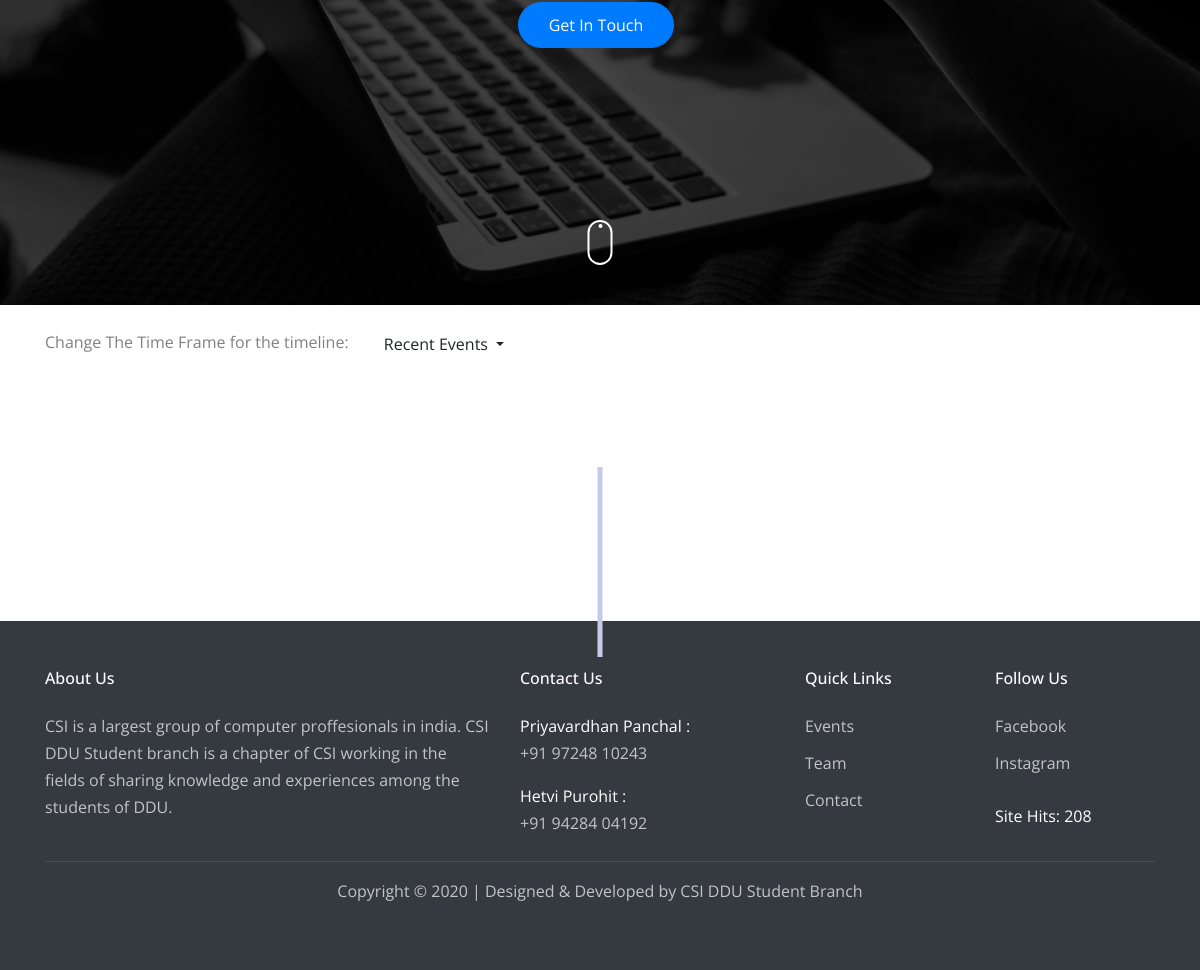
The page /events.php?year=2019 (lower part) on the database as committed earlier.
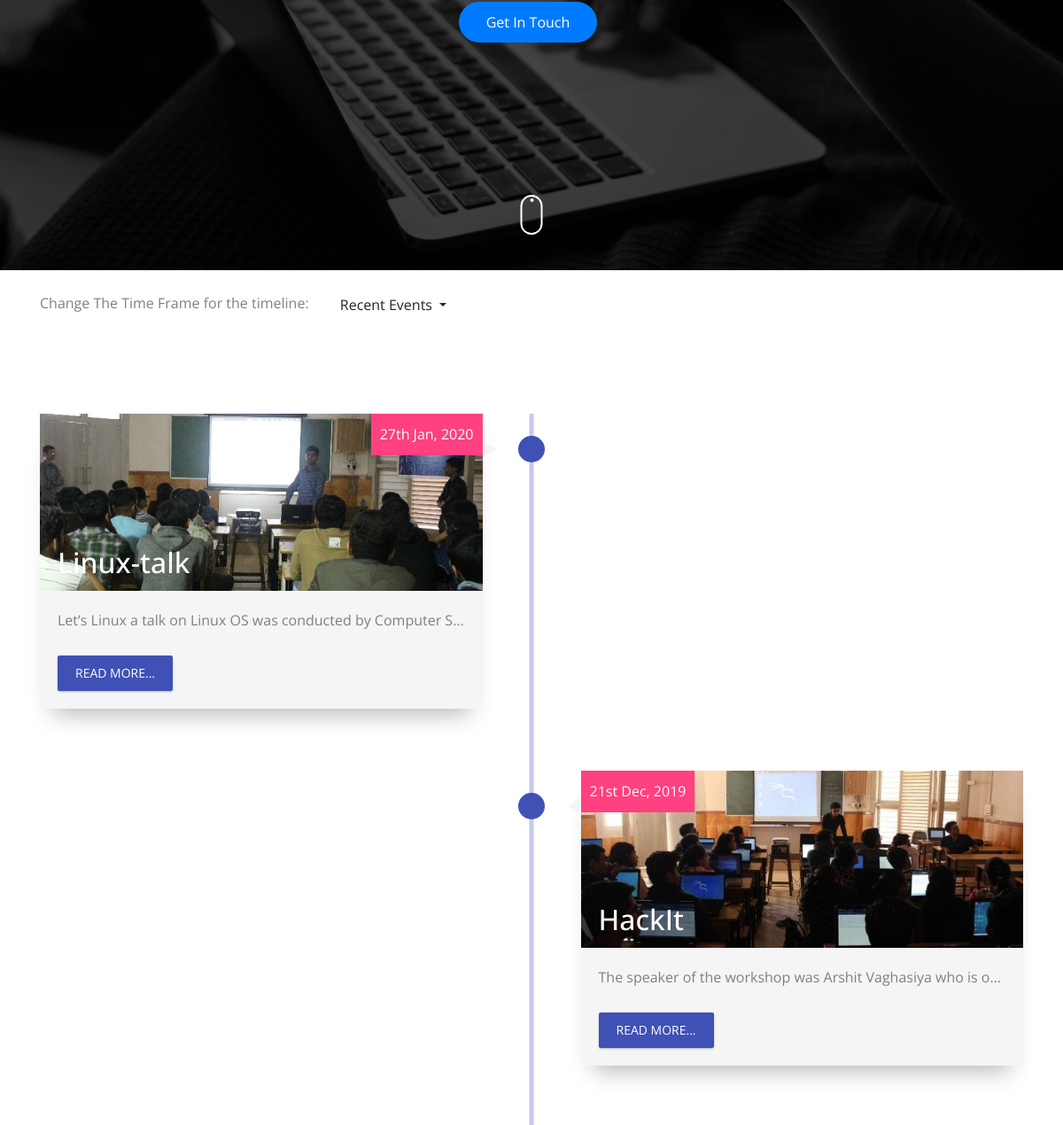
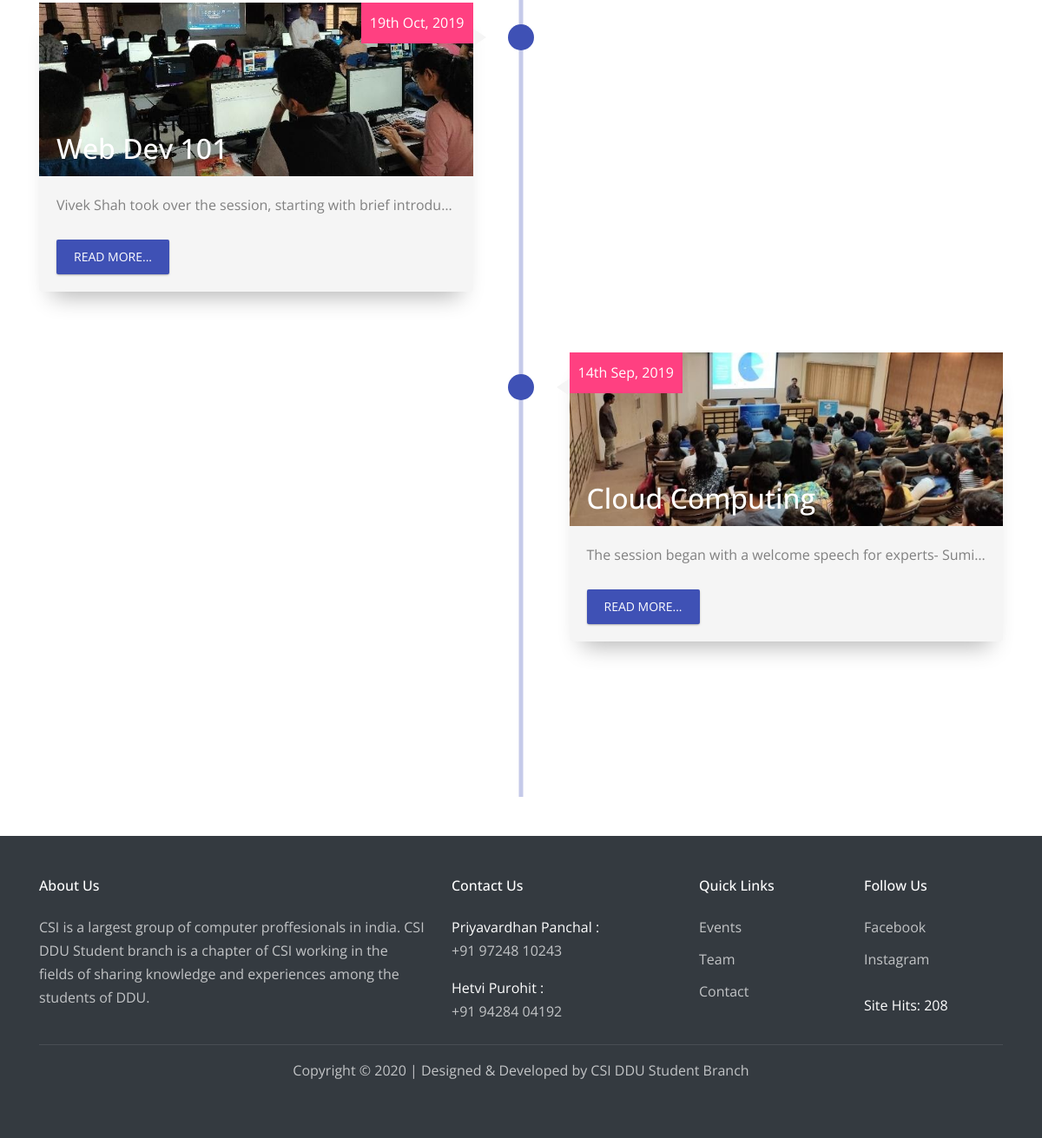
The same page on the database as committed later (2 pictures, top to bottom).
### tables this page shows
CREATE TABLE `tbl_site_stats` (
  `id` int(2) NOT NULL DEFAULT '0',
  `visits` int(10) NOT NULL DEFAULT '7'
);

CREATE TABLE `event_master` (
  `id` int(6) NOT NULL,
  `name` varchar(70) NOT NULL,
  `type` varchar(20) NOT NULL,
  `date` date NOT NULL,
  `description` varchar(700) NOT NULL,
  `photo_link` varchar(500) DEFAULT NULL,
  `blog_link` varchar(500) DEFAULT NULL
);

### events.php (the view, shortened to what this page needs)
<!doctype html>
<html lang="en">
<head>
  <link rel="stylesheet" href="fonts/icomoon/style.css">
  <link rel="stylesheet" href="css/bootstrap.min.css">
  <link rel="stylesheet" href="css/jquery-ui.css">
  <link rel="stylesheet" href="css/jquery.fancybox.min.css">
  <link rel="stylesheet" href="css/bootstrap-datepicker.css">
  <link rel="stylesheet" href="css/owl.carousel.min.css">
  <link rel="stylesheet" href="css/owl.theme.default.min.css">
  <link rel="stylesheet" href="css/owl.theme.default.min.css">
  <link rel="stylesheet" href="fonts/flaticon/font/flaticon.css">
  <link rel="stylesheet" href="css/aos.css">
  <link rel="stylesheet" href="css/style.css">
  <link rel="stylesheet" href="css/timeline.css">
</head>
<body data-spy="scroll" data-target=".site-navbar-target" data-offset="300">
  <div class="site-wrap">
  <div class="site-blocks-cover overlay" style="background-image: url(images/header_background.jpg);" data-aos="fade" id="home-section">
    <div class="container">
      <div class="row align-items-center justify-content-center">
        <div class="col-md-10 mt-lg-5 text-center">
          <a href="contact.php" target="_blank" class="btn  btn-primary mr-2 mb-2">Get In Touch</a>
        </div>
      </div>
    </div>
    <a href="#next" class="mouse smoothscroll">
      <span class="mouse-icon">
        <span class="mouse-wheel"></span>
      </span>
    </a>
  </div>
  <div class="dropdown mt-3 container">
     Change The Time Frame for the timeline:
    <button type="button" class="btn brn-info dropdown-toggle" data-toggle="dropdown">
      Recent Events
    </button>
  </div>
  </div>
  <section class="timeline">
    <div class="container">
    <?php
    include("db_connect.php");
    $sql = "SELECT * from event_master ORDER BY date DESC LIMIT 10";
    if(isset($_GET["year"]))
    {
      if($_GET["year"]==2019)
        $sql = "SELECT * from event_master WHERE date BETWEEN '2019-07-01' AND '2020-06-30' ORDER BY date DESC";
    }
    $e_list = $pdo->query($sql)->fetchAll();
    foreach($e_list as $e){
    ?>
      <div class="timeline-item">
        <div class="timeline-img"></div>
        <div class="timeline-content timeline-card">
          <div class="timeline-img-header" style="background-image: url(<?php echo $e['photo_link']; ?>);">
            <h2><?php echo $e['name']; ?></h2>
          </div>
          <div class="date"><?php echo date("jS M, Y", strtotime($e['date'])); ?></div>
          <div class="content"><p class="text-truncate"><?php echo $e['description']; ?></p></div>
          <a class="bnt-more" data-toggle="modal" data-target=<?php echo "\"#event".$e['id']."\""; ?> class="text-white" style="color:white;"> Read More... </a>
        </div>
    </div>
    <?php
    }
    ?>
    </div>
  </section>
<br>
<br>
  <?php include("footer.php"); ?>
</body>
</html>

### footer.php (shortened to what this page needs)
<footer class="site-footer">
	<div class="container">
		<div class="d-block">
			<div class="row">
				<div class="col-md-5">
					<h2 class="footer-heading mb-4">About Us</h2>
					<p>CSI is a largest group of computer proffesionals in india. CSI DDU Student branch is a chapter of CSI working in the fields of sharing knowledge and experiences among the students of DDU.</p>
				</div>
				<div class="col-md-3">
					<h2 class="footer-heading mb-4">Contact Us</h2>
					<p class="text-white">Priyavardhan Panchal : <br><a href="tel:+919724810243" style="text-decoration:none">+91 97248 10243</a></p>
					<p class="text-white">Hetvi Purohit : <br><a href="tel:+919428404192" style="text-decoration:none">+91 94284 04192</a></p>
				</div>
				<div class="col-md-2">
					<h2 class="footer-heading mb-4">Quick Links</h2>
					<ul class="list-unstyled">
						<li><a href="events.php" style="text-decoration:none">Events</a></li>
						<li><a href="team.php" style="text-decoration:none">Team</a></li>
						<li><a href="contact.php" style="text-decoration:none">Contact</a></li>
					</ul>
				</div>
				<div class="col-md-2">
					<h2 class="footer-heading mb-4">Follow Us</h2>
					<ul class="list-unstyled">
						<li><a href="https://www.facebook.com/Computer-Society-of-India-DDU-Student-Branch-328507823907859/" target="_blank" style="text-decoration:none">Facebook</a></li>
						<li><a href="https://Instagram.com/csi_ddu" target="_blank" style="text-decoration:none">Instagram</a></li>
						<li class="pt-3"><p class="footer-heading"> Site Hits:
 							<?php
					  			include("db_connect.php");
					  			$sql = "SELECT * from tbl_site_stats WHERE id=0";
					  			$stats = $pdo->query($sql)->fetch();
					  			$visits = $stats["visits"];
					  			echo $visits;
					  		?>
 						</li>
					</ul>
				</div>
			</div>
		</div>
		<div class="row mt-1 pt-1 text-center">
			<div class="col-md-12">
				<div class="border-top pt-3">
					<p> Copyright &copy; 2020 | Designed & Developed by CSI DDU Student Branch </p>
				</div>
			</div>
		</div>
	</div>
</footer>

### css/style.css (style rules this page uses)
html { overflow-x: hidden; }
body { line-height: 1.7; color: gray; font-weight: 400; font-size: 1rem; }
a { -webkit-transition: .3s all ease; -o-transition: .3s all ease; transition: .3s all ease; }
h1, h2, h3, h4, h5, .h1, .h2, .h3, .h4, .h5 { font-family: "Open Sans", -apple-system, BlinkMacSystemFont, "Segoe UI", Roboto, "Helvetica Neue", Arial, "Noto Sans", sans-serif, "Apple Color Emoji", "Segoe UI Emoji", "Segoe UI Symbol", "Noto Color Emoji"; }
body:after { -webkit-transition: .3s all ease-in-out; -o-transition: .3s all ease-in-out; transition: .3s all ease-in-out; }
.btn { font-size: 16px; border-radius: 30px; padding: 10px 30px; }
.btn.btn-primary { background: #007bff; border-color: #007bff; color: #fff; }
.site-footer { padding: 3em 0; background: #343a40; }
@media (min-width: 768px) { .site-footer { padding: 3em 0; } }
.site-footer .border-top { border-top: 1px solid rgba(255, 255, 255, 0.1) !important; }
.site-footer p { color: rgba(255, 255, 255, 0.7); }
.site-footer h2, .site-footer h3, .site-footer h4, .site-footer h5 { color: #fff; }
.site-footer a { color: rgba(255, 255, 255, 0.7); text-decoration: underline; }
.site-footer ul li { margin-bottom: 10px; }
.site-footer .footer-heading { font-size: 16px; color: #fff; }
.site-blocks-cover { background-size: cover; background-repeat: no-repeat; background-position: top; background-position: center center; }
.site-blocks-cover.overlay { position: relative; }
.site-blocks-cover.overlay:before { position: absolute; content: ""; left: 0; bottom: 0; right: 0; top: 0; background: rgba(0, 0, 0, 0.7); }
.site-blocks-cover, .site-blocks-cover > .container > .row { min-height: 600px; height: calc(100vh); }
.mouse { position: absolute; bottom: 40px; z-index: 5; left: 50%; -webkit-transform: translateX(-50%); -ms-transform: translateX(-50%); transform: translateX(-50%); display: block; }
.mouse .mouse-icon { display: block; width: 25px; height: 45px; border: 2px solid white; border-radius: 15px; cursor: pointer; position: relative; text-align: center; -webkit-transition: .3s all ease-in-out; -o-transition: .3s all ease-in-out; transition: .3s all ease-in-out; }
.mouse .mouse-wheel { height: 4px; margin: 2px auto 0; display: block; width: 4px; background-color: white; border-radius: 50%; -webkit-animation: 1.6s ease infinite wheel-up-down; -moz-animation: 1.6s ease infinite wheel-up-down; animation: 1.6s ease infinite wheel-up-down; }

Rows that differ between the two databases and show on the page:
added event_master: photo_link (picture), name "Linux-talk", date "27th Jan, 2020", description "Let’s Linux a talk on Linux OS was conducted by Computer S…"
added event_master: photo_link (picture), name "HackIt", date "21st Dec, 2019", description "The speaker of the workshop was Arshit Vaghasiya who is o…"
added event_master: photo_link (picture), name "Web Dev 101", date "19th Oct, 2019", description "Vivek Shah took over the session, starting with brief introdu…"
added event_master: photo_link (picture), name "Cloud Computing", date "14th Sep, 2019", description "The session began with a welcome speech for experts- Sumi…"
